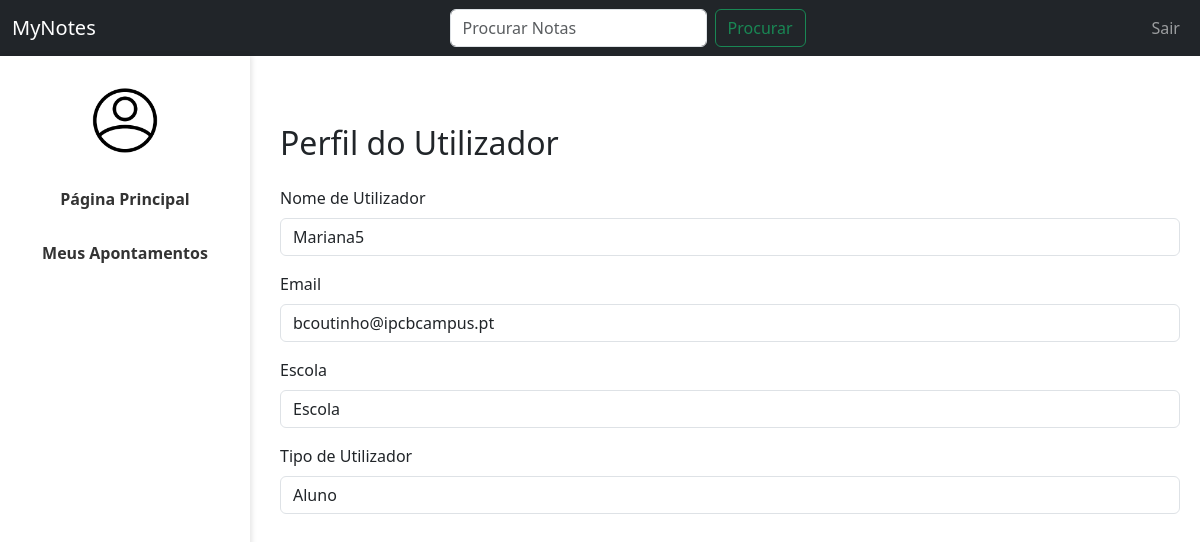
The page /MyNotes/perfil.php (signed in) on the database its author committed.
### tables this page shows
CREATE TABLE `userdata` (
  `id` int(11) NOT NULL,
  `username` varchar(20) NOT NULL,
  `email` varchar(100) NOT NULL,
  `password` varchar(255) NOT NULL,
  `aprovado` tinyint(1) NOT NULL DEFAULT 0,
  `admin` tinyint(2) NOT NULL DEFAULT 0,
  `escola` varchar(10) DEFAULT NULL
);

### MyNotes/perfil.php (the view, shortened to what this page needs)
<?php
require_once "config.php";
$userId = $_SESSION["user_id"];
$stmt = $conn->prepare("SELECT username, email, escola FROM userdata WHERE id = :id");
$stmt->bindParam(":id", $userId, PDO::PARAM_INT);
$stmt->execute();
$user = $stmt->fetch(PDO::FETCH_ASSOC);
$email = $user["email"];
$tipoUtilizador = (str_ends_with($email, "@ipcb.pt")) ? "Docente" : "Aluno";
?>
<!DOCTYPE html>
<html lang="pt">
<head>
    <link href="https://cdn.jsdelivr.net/npm/bootstrap@5.3.0/dist/css/bootstrap.min.css" rel="stylesheet">
    <link rel="stylesheet" href="styles.css">
</head>
<body>
    <nav class="navbar navbar-expand-lg navbar-dark bg-dark">
        <div class="container-fluid">
            <a class="navbar-brand" href="index.php">MyNotes</a>
            <div class="collapse navbar-collapse" id="navbarNav">
                <ul class="navbar-nav w-100 align-items-center">
                    <li class="nav-item mx-auto search-form">
                        <form class="d-flex">
                            <input class="form-control me-2" type="search" placeholder="Procurar Notas"
                                aria-label="Search">
                            <button class="btn btn-outline-success" type="submit">Procurar</button>
                        </form>
                    </li>
                    <?php if (isset($_SESSION["user_id"])): ?>
                        <li class="nav-item">
                            <a class="nav-link" href="logout.php">Sair</a>
                        </li>
                    <?php else: ?>
                        <li class="nav-item">
                            <a class="nav-link" href="login.php">Login</a>
                        </li>
                    <?php endif; ?>
                </ul>
            </div>
        </div>
    </nav>
    <div class="sidebar" style="text-align: center;">
        <a href="perfil.php" style="border: none; background: none; padding: 0;">
            <img src="./img/avatar.png" class="rounded-circle" style="width: 80px; border: none;" alt="Avatar" />
        </a>
        <a href="index.php">Página Principal</a>
        <a href="apontamentos.php">Meus Apontamentos</a>
    </div>
    <div class="content container mt-5">
        <h2 class="mb-4">Perfil do Utilizador</h2>
        <form>
            <div class="mb-3">
                <label class="form-label">Nome de Utilizador</label>
                <input type="text" class="form-control" value="<?= htmlspecialchars($user['username']) ?>" readonly>
            </div>
            <div class="mb-3">
                <label class="form-label">Email</label>
                <input type="email" class="form-control" value="<?= htmlspecialchars($user['email']) ?>" readonly>
            </div>
            <div class="mb-3">
                <label class="form-label">Escola</label>
                <input type="text" class="form-control" value="<?= htmlspecialchars($user['escola']) ?>" readonly>
            </div>
            <div class="mb-3">
                <label class="form-label">Tipo de Utilizador</label>
                <input type="text" class="form-control" value="<?= $tipoUtilizador ?>" readonly>
            </div>
        </form>
    </div>
</body>
</html>

### MyNotes/styles.css (style rules this page uses)
.sidebar { width: 250px; height: 100vh; position: fixed; left: 0; top: 56px; padding-top: 20px; box-shadow: 2px 0 5px rgba(0, 0, 0, 0.1); }
.sidebar a { display: block; padding: 15px; color: #333; text-decoration: none; font-weight: bold; }
.content { margin-left: 260px; padding: 20px; max-width: calc(100% - 260px); }

### rows shown on the page
userdata: username "Mariana5", email "bcoutinho@ipcbcampus.pt", escola "Escola", email "Aluno"
